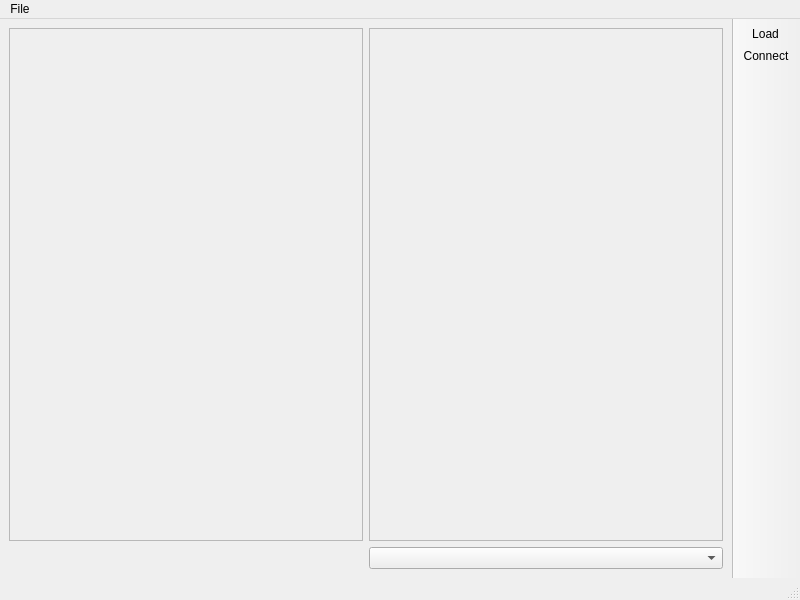
<?xml version="1.0" encoding="UTF-8"?>
<ui version="4.0">
 <class>MainWindow</class>
 <widget class="QMainWindow" name="MainWindow">
  <property name="geometry">
   <rect>
    <x>0</x>
    <y>0</y>
    <width>800</width>
    <height>600</height>
   </rect>
  </property>
  <property name="windowTitle">
   <string>MainWindow</string>
  </property>
  <widget class="QWidget" name="centralwidget">
   <layout class="QGridLayout" name="gridLayout">
    <item row="0" column="0">
     <widget class="QFrame" name="renderFrame1">
      <property name="frameShape">
       <enum>QFrame::StyledPanel</enum>
      </property>
      <property name="frameShadow">
       <enum>QFrame::Raised</enum>
      </property>
     </widget>
    </item>
    <item row="0" column="1">
     <widget class="QFrame" name="renderFrame2">
      <property name="frameShape">
       <enum>QFrame::StyledPanel</enum>
      </property>
      <property name="frameShadow">
       <enum>QFrame::Raised</enum>
      </property>
     </widget>
    </item>
    <item row="1" column="0">
     <widget class="pqDisplayColorWidget" name="colorBy" native="true"/>
    </item>
    <item row="1" column="1">
     <widget class="QComboBox" name="contourBy"/>
    </item>
   </layout>
  </widget>
  <widget class="QMenuBar" name="menubar">
   <property name="geometry">
    <rect>
     <x>0</x>
     <y>0</y>
     <width>800</width>
     <height>26</height>
    </rect>
   </property>
   <widget class="QMenu" name="menuFile">
    <property name="title">
     <string>File</string>
    </property>
    <addaction name="actionLoad"/>
    <addaction name="actionConnect"/>
    <addaction name="separator"/>
    <addaction name="action_Exit"/>
   </widget>
   <addaction name="menuFile"/>
  </widget>
  <widget class="QStatusBar" name="statusbar"/>
  <widget class="QToolBar" name="toolBar">
   <property name="windowTitle">
    <string>toolBar</string>
   </property>
   <property name="movable">
    <bool>false</bool>
   </property>
   <attribute name="toolBarArea">
    <enum>RightToolBarArea</enum>
   </attribute>
   <attribute name="toolBarBreak">
    <bool>false</bool>
   </attribute>
   <addaction name="actionLoad"/>
   <addaction name="actionConnect"/>
  </widget>
  <action name="actionLoad">
   <property name="text">
    <string>Load</string>
   </property>
   <property name="toolTip">
    <string>Load Dataset</string>
   </property>
   <property name="shortcut">
    <string>Ctrl+O</string>
   </property>
  </action>
  <action name="action_Exit">
   <property name="text">
    <string>E&amp;xit</string>
   </property>
   <property name="shortcut">
    <string>Ctrl+Q</string>
   </property>
  </action>
  <action name="actionConnect">
   <property name="text">
    <string>Connect</string>
   </property>
   <property name="shortcut">
    <string>Ctrl+K</string>
   </property>
  </action>
 </widget>
 <customwidgets>
  <customwidget>
   <class>pqDisplayColorWidget</class>
   <extends>QWidget</extends>
   <header>pqDisplayColorWidget</header>
   <container>1</container>
  </customwidget>
 </customwidgets>
 <resources/>
 <connections>
  <connection>
   <sender>action_Exit</sender>
   <signal>triggered()</signal>
   <receiver>MainWindow</receiver>
   <slot>close()</slot>
   <hints>
    <hint type="sourcelabel">
     <x>-1</x>
     <y>-1</y>
    </hint>
    <hint type="destinationlabel">
     <x>399</x>
     <y>299</y>
    </hint>
   </hints>
  </connection>
 </connections>
</ui>
